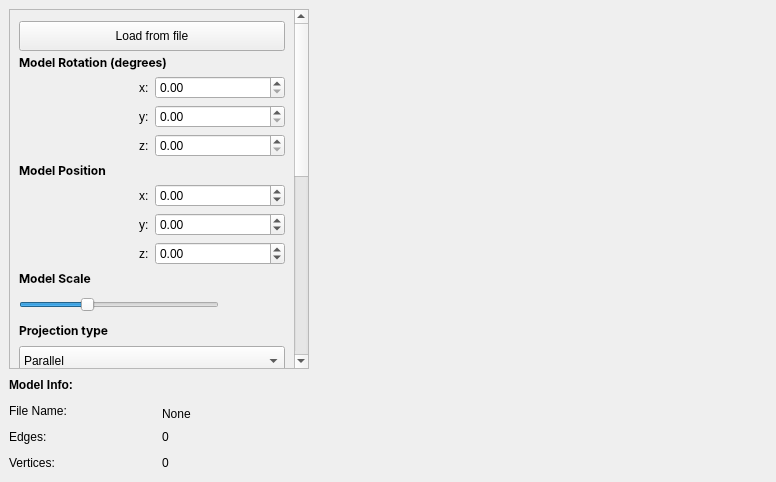
<?xml version="1.0" encoding="UTF-8"?>
<ui version="4.0">
 <class>Viewer</class>
 <widget class="QMainWindow" name="Viewer">
  <property name="geometry">
   <rect>
    <x>0</x>
    <y>0</y>
    <width>776</width>
    <height>482</height>
   </rect>
  </property>
  <property name="mouseTracking">
   <bool>true</bool>
  </property>
  <property name="windowTitle">
   <string>MainWindow</string>
  </property>
  <widget class="QWidget" name="centralwidget">
   <layout class="QHBoxLayout" name="horizontalLayout">
    <item>
     <layout class="QVBoxLayout" name="verticalLayout_11">
      <item>
       <widget class="QScrollArea" name="scrollArea">
        <property name="minimumSize">
         <size>
          <width>300</width>
          <height>200</height>
         </size>
        </property>
        <property name="maximumSize">
         <size>
          <width>300</width>
          <height>1500</height>
         </size>
        </property>
        <property name="autoFillBackground">
         <bool>true</bool>
        </property>
        <property name="styleSheet">
         <string notr="true"/>
        </property>
        <property name="widgetResizable">
         <bool>true</bool>
        </property>
        <widget class="QWidget" name="scrollAreaWidgetContents_2">
         <property name="geometry">
          <rect>
           <x>0</x>
           <y>-460</y>
           <width>275</width>
           <height>836</height>
          </rect>
         </property>
         <layout class="QVBoxLayout" name="verticalLayout_8">
          <item>
           <widget class="QPushButton" name="load_from_file_btn">
            <property name="minimumSize">
             <size>
              <width>0</width>
              <height>30</height>
             </size>
            </property>
            <property name="maximumSize">
             <size>
              <width>16777215</width>
              <height>25</height>
             </size>
            </property>
            <property name="styleSheet">
             <string notr="true"/>
            </property>
            <property name="text">
             <string>Load from file</string>
            </property>
           </widget>
          </item>
          <item alignment="Qt::AlignTop">
           <widget class="QLabel" name="label_99">
            <property name="font">
             <font>
              <family>SF Pro Text</family>
              <weight>75</weight>
              <bold>true</bold>
             </font>
            </property>
            <property name="text">
             <string>Model Rotation (degrees)</string>
            </property>
           </widget>
          </item>
          <item>
           <layout class="QHBoxLayout" name="horizontalLayout_46">
            <item alignment="Qt::AlignRight">
             <widget class="QLabel" name="label_91">
              <property name="text">
               <string>x:</string>
              </property>
             </widget>
            </item>
            <item>
             <widget class="QDoubleSpinBox" name="rotation_x_spinbox">
              <property name="maximumSize">
               <size>
                <width>16777215</width>
                <height>25</height>
               </size>
              </property>
              <property name="minimum">
               <double>0.000000000000000</double>
              </property>
              <property name="maximum">
               <double>360.000000000000000</double>
              </property>
              <property name="singleStep">
               <double>5.000000000000000</double>
              </property>
             </widget>
            </item>
           </layout>
          </item>
          <item>
           <layout class="QHBoxLayout" name="horizontalLayout_48">
            <item alignment="Qt::AlignRight">
             <widget class="QLabel" name="label_102">
              <property name="text">
               <string>y:</string>
              </property>
             </widget>
            </item>
            <item>
             <widget class="QDoubleSpinBox" name="rotation_y_spinbox">
              <property name="maximumSize">
               <size>
                <width>16777215</width>
                <height>25</height>
               </size>
              </property>
              <property name="minimum">
               <double>0.000000000000000</double>
              </property>
              <property name="maximum">
               <double>360.000000000000000</double>
              </property>
              <property name="singleStep">
               <double>5.000000000000000</double>
              </property>
             </widget>
            </item>
           </layout>
          </item>
          <item>
           <layout class="QHBoxLayout" name="horizontalLayout_47">
            <item alignment="Qt::AlignRight">
             <widget class="QLabel" name="label_101">
              <property name="text">
               <string>z:</string>
              </property>
             </widget>
            </item>
            <item>
             <widget class="QDoubleSpinBox" name="rotation_z_spinbox">
              <property name="maximumSize">
               <size>
                <width>16777215</width>
                <height>25</height>
               </size>
              </property>
              <property name="minimum">
               <double>0.000000000000000</double>
              </property>
              <property name="maximum">
               <double>360.000000000000000</double>
              </property>
              <property name="singleStep">
               <double>5.000000000000000</double>
              </property>
             </widget>
            </item>
           </layout>
          </item>
          <item>
           <widget class="QLabel" name="label_97">
            <property name="font">
             <font>
              <family>SF Pro Text</family>
              <weight>75</weight>
              <italic>false</italic>
              <bold>true</bold>
             </font>
            </property>
            <property name="styleSheet">
             <string notr="true"/>
            </property>
            <property name="text">
             <string>Model Position</string>
            </property>
           </widget>
          </item>
          <item>
           <layout class="QHBoxLayout" name="horizontalLayout_42">
            <item alignment="Qt::AlignRight">
             <widget class="QLabel" name="label_73">
              <property name="text">
               <string>x:</string>
              </property>
             </widget>
            </item>
            <item>
             <widget class="QDoubleSpinBox" name="position_x_spinbox">
              <property name="maximumSize">
               <size>
                <width>16777215</width>
                <height>25</height>
               </size>
              </property>
              <property name="minimum">
               <double>-10.000000000000000</double>
              </property>
              <property name="maximum">
               <double>10.000000000000000</double>
              </property>
              <property name="singleStep">
               <double>0.100000000000000</double>
              </property>
             </widget>
            </item>
           </layout>
          </item>
          <item>
           <layout class="QHBoxLayout" name="horizontalLayout_45">
            <item alignment="Qt::AlignRight">
             <widget class="QLabel" name="label_90">
              <property name="text">
               <string>y:</string>
              </property>
             </widget>
            </item>
            <item>
             <widget class="QDoubleSpinBox" name="position_y_spinbox">
              <property name="maximumSize">
               <size>
                <width>16777215</width>
                <height>25</height>
               </size>
              </property>
              <property name="minimum">
               <double>-10.000000000000000</double>
              </property>
              <property name="maximum">
               <double>10.000000000000000</double>
              </property>
              <property name="singleStep">
               <double>0.100000000000000</double>
              </property>
             </widget>
            </item>
           </layout>
          </item>
          <item>
           <layout class="QHBoxLayout" name="horizontalLayout_43">
            <item alignment="Qt::AlignRight">
             <widget class="QLabel" name="label_87">
              <property name="text">
               <string>z:</string>
              </property>
             </widget>
            </item>
            <item>
             <widget class="QDoubleSpinBox" name="position_z_spinbox">
              <property name="maximumSize">
               <size>
                <width>16777215</width>
                <height>25</height>
               </size>
              </property>
              <property name="minimum">
               <double>-10.000000000000000</double>
              </property>
              <property name="maximum">
               <double>10.000000000000000</double>
              </property>
              <property name="singleStep">
               <double>0.100000000000000</double>
              </property>
             </widget>
            </item>
           </layout>
          </item>
          <item alignment="Qt::AlignTop">
           <widget class="QLabel" name="label_92">
            <property name="font">
             <font>
              <family>SF Pro Text</family>
              <weight>75</weight>
              <bold>true</bold>
             </font>
            </property>
            <property name="text">
             <string>Model Scale</string>
            </property>
           </widget>
          </item>
          <item>
           <widget class="QSlider" name="model_scale_slider">
            <property name="minimumSize">
             <size>
              <width>200</width>
              <height>25</height>
             </size>
            </property>
            <property name="maximumSize">
             <size>
              <width>200</width>
              <height>25</height>
             </size>
            </property>
            <property name="minimum">
             <number>1</number>
            </property>
            <property name="maximum">
             <number>300</number>
            </property>
            <property name="singleStep">
             <number>1</number>
            </property>
            <property name="value">
             <number>100</number>
            </property>
            <property name="tracking">
             <bool>true</bool>
            </property>
            <property name="orientation">
             <enum>Qt::Horizontal</enum>
            </property>
           </widget>
          </item>
          <item alignment="Qt::AlignTop">
           <widget class="QLabel" name="label_93">
            <property name="font">
             <font>
              <family>SF Pro Text</family>
              <weight>75</weight>
              <bold>true</bold>
             </font>
            </property>
            <property name="text">
             <string>Projection type</string>
            </property>
           </widget>
          </item>
          <item>
           <widget class="QComboBox" name="projection_type_combobox">
            <property name="minimumSize">
             <size>
              <width>0</width>
              <height>30</height>
             </size>
            </property>
            <property name="maximumSize">
             <size>
              <width>16777215</width>
              <height>25</height>
             </size>
            </property>
            <item>
             <property name="text">
              <string>Parallel</string>
             </property>
            </item>
            <item>
             <property name="text">
              <string>Central</string>
             </property>
            </item>
           </widget>
          </item>
          <item>
           <widget class="QLabel" name="label_83">
            <property name="font">
             <font>
              <family>SF Pro Text</family>
              <weight>75</weight>
              <bold>true</bold>
             </font>
            </property>
            <property name="text">
             <string>Vertices display method</string>
            </property>
           </widget>
          </item>
          <item>
           <widget class="QComboBox" name="vertices_display_method_combobox">
            <property name="minimumSize">
             <size>
              <width>0</width>
              <height>30</height>
             </size>
            </property>
            <property name="maximumSize">
             <size>
              <width>16777215</width>
              <height>25</height>
             </size>
            </property>
            <property name="currentIndex">
             <number>0</number>
            </property>
            <item>
             <property name="text">
              <string>Square</string>
             </property>
            </item>
            <item>
             <property name="text">
              <string>Circle</string>
             </property>
            </item>
            <item>
             <property name="text">
              <string>Blank</string>
             </property>
            </item>
           </widget>
          </item>
          <item>
           <widget class="QLabel" name="label_100">
            <property name="font">
             <font>
              <family>Monospace</family>
              <weight>75</weight>
              <bold>true</bold>
             </font>
            </property>
            <property name="text">
             <string>Vertices preferences</string>
            </property>
           </widget>
          </item>
          <item>
           <layout class="QHBoxLayout" name="horizontalLayout_44">
            <item alignment="Qt::AlignRight">
             <widget class="QLabel" name="label_89">
              <property name="text">
               <string>Size</string>
              </property>
             </widget>
            </item>
            <item alignment="Qt::AlignRight">
             <widget class="QSlider" name="vertices_size_slider">
              <property name="minimumSize">
               <size>
                <width>150</width>
                <height>25</height>
               </size>
              </property>
              <property name="maximumSize">
               <size>
                <width>150</width>
                <height>25</height>
               </size>
              </property>
              <property name="minimum">
               <number>1</number>
              </property>
              <property name="maximum">
               <number>100</number>
              </property>
              <property name="singleStep">
               <number>1</number>
              </property>
              <property name="value">
               <number>1</number>
              </property>
              <property name="orientation">
               <enum>Qt::Horizontal</enum>
              </property>
             </widget>
            </item>
           </layout>
          </item>
          <item>
           <widget class="QPushButton" name="vertices_color_btn">
            <property name="minimumSize">
             <size>
              <width>0</width>
              <height>30</height>
             </size>
            </property>
            <property name="maximumSize">
             <size>
              <width>16777215</width>
              <height>25</height>
             </size>
            </property>
            <property name="text">
             <string>Color</string>
            </property>
           </widget>
          </item>
          <item>
           <widget class="QLabel" name="label_96">
            <property name="font">
             <font>
              <family>Monospace</family>
              <weight>75</weight>
              <bold>true</bold>
             </font>
            </property>
            <property name="text">
             <string>Edges preferences</string>
            </property>
           </widget>
          </item>
          <item>
           <layout class="QHBoxLayout" name="horizontalLayout_2">
            <item alignment="Qt::AlignRight">
             <widget class="QLabel" name="label_88">
              <property name="text">
               <string>Type</string>
              </property>
             </widget>
            </item>
            <item>
             <widget class="QComboBox" name="edges_type_combobox">
              <property name="minimumSize">
               <size>
                <width>0</width>
                <height>0</height>
               </size>
              </property>
              <property name="maximumSize">
               <size>
                <width>16777215</width>
                <height>25</height>
               </size>
              </property>
              <item>
               <property name="text">
                <string>Solid</string>
               </property>
              </item>
              <item>
               <property name="text">
                <string>Dashed</string>
               </property>
              </item>
             </widget>
            </item>
           </layout>
          </item>
          <item>
           <widget class="QPushButton" name="edges_color_btn">
            <property name="minimumSize">
             <size>
              <width>0</width>
              <height>30</height>
             </size>
            </property>
            <property name="maximumSize">
             <size>
              <width>16777215</width>
              <height>25</height>
             </size>
            </property>
            <property name="text">
             <string>Color</string>
            </property>
           </widget>
          </item>
          <item>
           <layout class="QHBoxLayout" name="horizontalLayout_3">
            <item alignment="Qt::AlignRight">
             <widget class="QLabel" name="label_74">
              <property name="text">
               <string>Thikness</string>
              </property>
             </widget>
            </item>
            <item>
             <widget class="QSlider" name="edges_thikness_slider">
              <property name="minimumSize">
               <size>
                <width>0</width>
                <height>25</height>
               </size>
              </property>
              <property name="maximumSize">
               <size>
                <width>150</width>
                <height>25</height>
               </size>
              </property>
              <property name="minimum">
               <number>1</number>
              </property>
              <property name="maximum">
               <number>100</number>
              </property>
              <property name="value">
               <number>1</number>
              </property>
              <property name="orientation">
               <enum>Qt::Horizontal</enum>
              </property>
             </widget>
            </item>
           </layout>
          </item>
          <item>
           <widget class="QPushButton" name="background_color_btn">
            <property name="minimumSize">
             <size>
              <width>0</width>
              <height>30</height>
             </size>
            </property>
            <property name="maximumSize">
             <size>
              <width>16777215</width>
              <height>25</height>
             </size>
            </property>
            <property name="text">
             <string>Background Color</string>
            </property>
           </widget>
          </item>
          <item>
           <widget class="QPushButton" name="reset_model_settings_btn">
            <property name="minimumSize">
             <size>
              <width>0</width>
              <height>30</height>
             </size>
            </property>
            <property name="maximumSize">
             <size>
              <width>16777215</width>
              <height>25</height>
             </size>
            </property>
            <property name="text">
             <string>Reset Model Settings</string>
            </property>
           </widget>
          </item>
          <item>
           <widget class="QPushButton" name="screenshot_btn">
            <property name="minimumSize">
             <size>
              <width>0</width>
              <height>30</height>
             </size>
            </property>
            <property name="maximumSize">
             <size>
              <width>16777215</width>
              <height>25</height>
             </size>
            </property>
            <property name="text">
             <string>Screenshot</string>
            </property>
           </widget>
          </item>
          <item>
           <widget class="QPushButton" name="record_btn">
            <property name="minimumSize">
             <size>
              <width>0</width>
              <height>30</height>
             </size>
            </property>
            <property name="maximumSize">
             <size>
              <width>16777215</width>
              <height>30</height>
             </size>
            </property>
            <property name="text">
             <string>Start recording</string>
            </property>
           </widget>
          </item>
          <item>
           <spacer name="verticalSpacer_4">
            <property name="orientation">
             <enum>Qt::Vertical</enum>
            </property>
            <property name="sizeHint" stdset="0">
             <size>
              <width>20</width>
              <height>40</height>
             </size>
            </property>
           </spacer>
          </item>
         </layout>
        </widget>
       </widget>
      </item>
      <item>
       <layout class="QVBoxLayout" name="verticalLayout_10">
        <item>
         <widget class="QLabel" name="label_110">
          <property name="minimumSize">
           <size>
            <width>50</width>
            <height>20</height>
           </size>
          </property>
          <property name="maximumSize">
           <size>
            <width>200</width>
            <height>20</height>
           </size>
          </property>
          <property name="font">
           <font>
            <weight>75</weight>
            <bold>true</bold>
           </font>
          </property>
          <property name="text">
           <string>Model Info:</string>
          </property>
         </widget>
        </item>
        <item>
         <layout class="QHBoxLayout" name="horizontalLayout_52">
          <item alignment="Qt::AlignLeft|Qt::AlignBottom">
           <widget class="QLabel" name="label_111">
            <property name="minimumSize">
             <size>
              <width>50</width>
              <height>20</height>
             </size>
            </property>
            <property name="maximumSize">
             <size>
              <width>200</width>
              <height>20</height>
             </size>
            </property>
            <property name="text">
             <string>File Name:</string>
            </property>
           </widget>
          </item>
          <item alignment="Qt::AlignLeft|Qt::AlignBottom">
           <widget class="QLabel" name="Filename_Label">
            <property name="maximumSize">
             <size>
              <width>100</width>
              <height>16777215</height>
             </size>
            </property>
            <property name="text">
             <string>None</string>
            </property>
           </widget>
          </item>
         </layout>
        </item>
        <item>
         <layout class="QHBoxLayout" name="horizontalLayout_53">
          <item>
           <widget class="QLabel" name="label_113">
            <property name="minimumSize">
             <size>
              <width>50</width>
              <height>20</height>
             </size>
            </property>
            <property name="maximumSize">
             <size>
              <width>200</width>
              <height>20</height>
             </size>
            </property>
            <property name="text">
             <string>Edges:</string>
            </property>
           </widget>
          </item>
          <item alignment="Qt::AlignLeft">
           <widget class="QLabel" name="edges_count_label">
            <property name="maximumSize">
             <size>
              <width>100</width>
              <height>16777215</height>
             </size>
            </property>
            <property name="text">
             <string>0</string>
            </property>
           </widget>
          </item>
         </layout>
        </item>
        <item>
         <layout class="QHBoxLayout" name="horizontalLayout_54">
          <item>
           <widget class="QLabel" name="label_115">
            <property name="minimumSize">
             <size>
              <width>50</width>
              <height>20</height>
             </size>
            </property>
            <property name="maximumSize">
             <size>
              <width>200</width>
              <height>20</height>
             </size>
            </property>
            <property name="text">
             <string>Vertices:</string>
            </property>
           </widget>
          </item>
          <item alignment="Qt::AlignLeft">
           <widget class="QLabel" name="vertices_count_label">
            <property name="maximumSize">
             <size>
              <width>100</width>
              <height>16777215</height>
             </size>
            </property>
            <property name="text">
             <string>0</string>
            </property>
           </widget>
          </item>
         </layout>
        </item>
       </layout>
      </item>
     </layout>
    </item>
    <item>
     <widget class="GLWidget" name="widget" native="true">
      <property name="minimumSize">
       <size>
        <width>300</width>
        <height>0</height>
       </size>
      </property>
     </widget>
    </item>
   </layout>
  </widget>
  <widget class="QMenuBar" name="menubar">
   <property name="geometry">
    <rect>
     <x>0</x>
     <y>0</y>
     <width>776</width>
     <height>30</height>
    </rect>
   </property>
  </widget>
  <action name="actionLoad_From_File">
   <property name="text">
    <string>Load From File</string>
   </property>
  </action>
  <action name="actionChange_background_color">
   <property name="text">
    <string>Change background color</string>
   </property>
  </action>
  <action name="actionReset_model_settings">
   <property name="text">
    <string>Reset model settings</string>
   </property>
  </action>
  <action name="actionScreenShot">
   <property name="text">
    <string>ScreenShot</string>
   </property>
  </action>
  <action name="actionStart_Recording">
   <property name="text">
    <string>Start Recording</string>
   </property>
  </action>
 </widget>
 <customwidgets>
  <customwidget>
   <class>GLWidget</class>
   <extends>QWidget</extends>
   <header>View/glwidget.h</header>
   <container>1</container>
  </customwidget>
 </customwidgets>
 <resources/>
 <connections/>
</ui>
